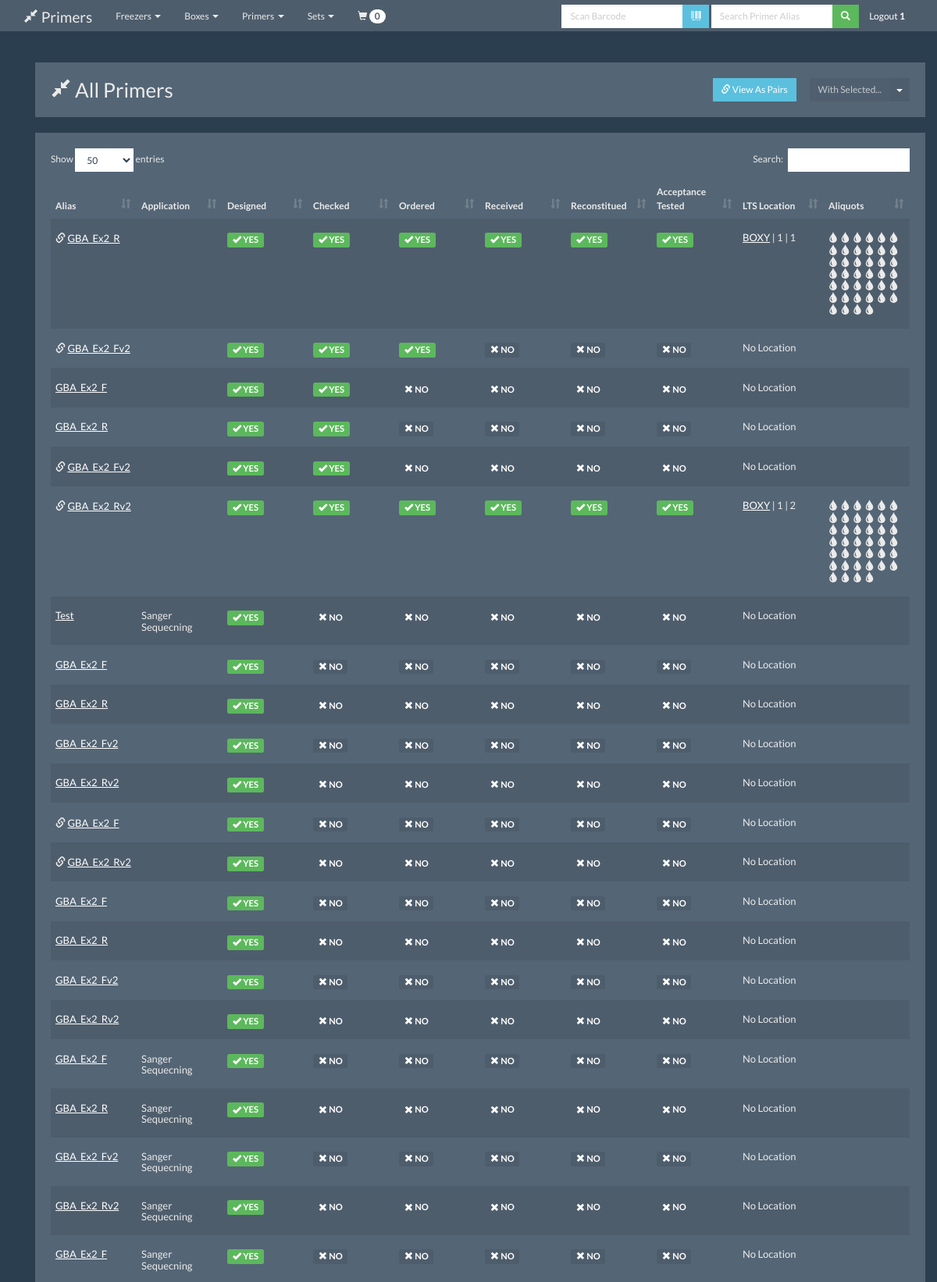
/primer/view (signed in, upper part), run on the app's committed database.
### app/models.py (models this page shows, shortened)
class Primers(db.Model):
    __tablename__ = 'primers'
    __searchable__ = ['alias', 'id']
    id = db.Column(db.Integer, primary_key=True)
    alias = db.Column(db.String(20), unique=False)
    sequence = db.Column(db.String(100), unique=True)
    chrom = db.Column(db.String(20), unique=False)
    position = db.Column(db.Integer, unique=False)
    gene = db.Column(db.String(20), unique=False)
    orientation = db.Column(db.Integer, unique=False)
    pair_id = db.Column(db.Integer, unique=False)
    mod_5 = db.Column(db.String(20), unique=False)
    mod_3 = db.Column(db.String(20), unique=False)
    scale = db.Column(db.String(20), unique=False)
    purification = db.Column(db.String(20), unique=False)
    service = db.Column(db.String(20), unique=False)
    date_designed = db.Column(db.String(20), unique=False)
    user_designed = db.Column(db.Integer, db.ForeignKey('users.id'), nullable=False)
    date_checked = db.Column(db.String(20), unique=False)
    user_checked = db.Column(db.Integer, db.ForeignKey('users.id'), nullable=False)
    date_ordered = db.Column(db.String(20), unique=False)
    user_ordered = db.Column(db.Integer, db.ForeignKey('users.id'), nullable=False)
    lot_no = db.Column(db.String(30), unique=False)
    date_received = db.Column(db.String(20), unique=False)
    user_received = db.Column(db.Integer, db.ForeignKey('users.id'), nullable=False)
    box_id = db.Column(db.Integer, db.ForeignKey('boxes.id'), nullable=False)
    row = db.Column(db.Integer, unique=False)
    column = db.Column(db.Integer, unique=False)
    date_reconstituted = db.Column(db.String(20), unique=False)
    concentration = db.Column(db.Integer, unique=False)
    user_reconstituted = db.Column(db.Integer, db.ForeignKey('users.id'), nullable=False)
    date_acceptance = db.Column(db.String(20), unique=False)
    worklist = db.Column(db.Integer, unique=False)
    user_acceptance = db.Column(db.Integer, db.ForeignKey('users.id'), nullable=False)
    status = db.Column(db.Integer, unique=False)
    current = db.Column(db.Integer, unique=False)
    application = db.Column(db.Integer, db.ForeignKey('applications.id'), nullable=False)
    historial_alias = db.Column(db.String(20), unique=False)
    box_rel = db.relationship("Boxes", lazy='joined', foreign_keys=[box_id])
    user_designed_rel = db.relationship("Users", lazy='joined', foreign_keys=[user_designed])
    user_checked_rel = db.relationship("Users", lazy='joined', foreign_keys=[user_checked])
    user_ordered_rel = db.relationship("Users", lazy='joined', foreign_keys=[user_ordered])
    user_received_rel = db.relationship("Users", lazy='joined', foreign_keys=[user_received])
    user_reconstituted_rel = db.relationship("Users", lazy='joined', foreign_keys=[user_reconstituted])
    user_acceptance_rel = db.relationship("Users", lazy='joined', foreign_keys=[user_acceptance])
    application_rel = db.relationship("Applications", lazy='joined', foreign_keys=[application])

class Boxes(db.Model):
    id = db.Column(db.Integer, primary_key=True)
    name = db.Column(db.String(20), unique=False)
    rows = db.Column(db.Integer)
    columns = db.Column(db.Integer)
    user = db.Column(db.Integer, db.ForeignKey('users.id'), nullable=False)
    freezer_id = db.Column(db.Integer, db.ForeignKey('freezers.id'), nullable=False)
    aliquots = db.Column(db.Integer)
    user_rel = db.relationship("Users", lazy='joined', foreign_keys=[user])
    freezer_rel = db.relationship("Freezers", lazy='joined', foreign_keys=[freezer_id])

class Applications(db.Model):
    id = db.Column(db.Integer, primary_key=True)
    name = db.Column(db.String(20), unique=False)
    paired = db.Column(db.String(20), unique=False)

### app/mod_primer/views.py (the view)
@primer.route('/view', methods=['GET', 'POST'])
@login_required
@admin_required
def view_primers(message=None, modifier=None, ids=None):
    primers = s.query(Primers, func.count(Aliquots.id)).outerjoin(Aliquots).filter(Primers.current == 1).group_by(
        Primers).all()
    return render_template('view_primers.html', primers=primers, message=message, modifier=modifier)

### app/mod_admin/queries.py (called while the page is built)
def get_user_id_by_username(s, username):
    user = s.query(Users).filter_by(username=username).values(Users.username, Users.id)
    for i in user:
        return i.id

def check_if_admin(s,username):
    user_id = get_user_id_by_username(s,username)
    query = s.query(Users).filter(Users.id == user_id).values(Users.admin)
    for i in query:
        if i.admin == 1:
            return True
        else:
            return False

### app/mod_primer/views.py (called while the page is built)
@primer.context_processor
def utility_processor():
    def get_glyphicon(value):
        if value is not None and value != "":
            return '<span class="label label-success"><i class="glyphicon glyphicon-ok" aria-hidden="true"></i> YES</span>'
        else:
            return '<span class="label label-default"><i class="glyphicon glyphicon-remove" aria-hidden="true"></i> NO</span>'
    return dict(get_glyphicon=get_glyphicon)

@primer.context_processor
def utility_processor():
    def convert_orient(value):
        if value == 0:
            return 'F'
        if value == 1:
            return 'R'
    return dict(convert_orient=convert_orient)

### app/views.py (called while the page is built)
@login_manager.user_loader
def load_user(user_id):
    return User(user_id)

@app.context_processor
def get_cart_count():
    print session
    if 'cart' in session:
        if session["cart"] is not None:
            return dict(cart_count=len(session["cart"]))
        else:
            dict(cart_count=0)
    else:
        return dict(cart_count=0)

@app.context_processor
def logged_in():
    if current_user.is_authenticated:
        userid = current_user.id
        admin=check_if_admin(s,userid)
        return {'logged_in': True, 'userid': userid,'admin':admin}
    else:
        return {'logged_in': False}

### app/mod_primer/templates/view_primers.html (shortened to what this page needs)
{% extends "layout.html" %}
{% block content %}
<div class="row">
    <div class="col-md-12">
        <div class="well bs-component">
            <div class="row">
                <div class="col-md-9">
                    <h3><span class="glyphicon glyphicon-resize-small"></span> All Primers</h3></div>
                    <div class="col-md-1 text-right">
                        <a href="{{url_for('primer.view_pairs')}}" class="btn btn-info btn-sm"><span class="glyphicon glyphicon-link"></span> View As Pairs</a>
                    </div>
                     <div class="col-md-2 text-right">
                        {% include "with_selected.html" %}
                    </div>
                </div>
            </div>
        </div>
    </div>
</div>
<div class="row">
    <div class="col-md-12">
        <div class="well bs-component">
            <table class="table table-striped" id="primers">
                <thead>
                <tr>
                    <th>Alias</th>
                    <th>Application</th>
                    <th>Designed</th>
                    <th>Checked</th>
                    <th>Ordered</th>
                    <th>Received</th>
                    <th>Reconstitued</th>
                    <th>Acceptance Tested</th>
                    <th>LTS Location</th>
                    <th>Aliquots</th>
                </tr>
                </thead>
                {% for i in primers %}
                <tr>
                    <td><h6>
                        {% if i[0].pair_id %}
                        <span class="glyphicon glyphicon-link"></span>
                        {% endif %}
                        <a href="detail/{{i[0].id}}">{{ i[0].alias }}</a></h6></td>
                    <td><h6>{{ i[0].application_rel.name }}</h6></td>
                    <td><h5>{{ get_glyphicon(i[0].date_designed)|safe }}</h5></td>
                    <td><h5>{{ get_glyphicon(i[0].date_checked)|safe }}</h5></td>
                    <td><h5>{{ get_glyphicon(i[0].date_ordered)|safe }}</h5></td>
                    <td><h5>{{ get_glyphicon(i[0].date_received)|safe }}</h5></td>
                    <td><h5>{{ get_glyphicon(i[0].date_reconstituted)|safe }}</h5></td>
                    <td><h5>{{ get_glyphicon(i[0].date_acceptance)|safe }}</h5></td>
                    {% if i[0].box_rel %}
                    <td>
                        <h6>
                            <a href="{{ url_for('box.view_box_detail',box_id=i[0].box_rel.id)}}">{{ i[0].box_rel.name
                                }}</a> | {{ i[0].row }} | {{ i[0].column }}
                        </h6>
                    </td>
                    {% else %}
                    <td>
                        <h6>
                            No Location
                        </h6>
                    </td>
                    {% endif %}
                    <td>
                        <h6>
                            {% for i in range(i[1]) %}
                            <span class="glyphicon glyphicon-tint"></span>
                            {% endfor %}
                        </h6>
                    </td>
                </tr>
                {% endfor %}
            </table>
        </div>
    </div>
</div>
{% endblock %}

### app/static/css/panel_pal.css (style rules this page uses)
body { padding-top: 80px; }
table { table-layout: fixed; }
td { word-wrap: break-word; }
h3 { display: inline; }
.label { margin-right:5px; }

### data on the page
Primers: alias "GBA_Ex2_R", date_designed "YES", date_checked "YES", date_ordered "YES", date_received "YES", date_reconstituted "YES", date_acceptance "YES", name "BOXY", row "1", column "1"
Primers: alias "GBA_Ex2_Fv2", date_designed "YES", date_checked "YES", date_ordered "YES", date_received "NO", date_reconstituted "NO", date_acceptance "NO", shows "No Location"
Primers: alias "GBA_Ex2_F", date_designed "YES", date_checked "YES", date_ordered "NO", date_received "NO", date_reconstituted "NO", date_acceptance "NO", shows "No Location"
Primers: alias "GBA_Ex2_R", date_designed "YES", date_checked "YES", date_ordered "NO", date_received "NO", date_reconstituted "NO", date_acceptance "NO", shows "No Location"
Primers: alias "GBA_Ex2_Fv2", date_designed "YES", date_checked "YES", date_ordered "NO", date_received "NO", date_reconstituted "NO", date_acceptance "NO", shows "No Location"
Primers: alias "GBA_Ex2_Rv2", date_designed "YES", date_checked "YES", date_ordered "YES", date_received "YES", date_reconstituted "YES", date_acceptance "YES", name "BOXY", row "1", column "2"
Primers: alias "Test", name "Sanger Sequecning", date_designed "YES", date_checked "NO", date_ordered "NO", date_received "NO", date_reconstituted "NO", date_acceptance "NO", shows "No Location"
Primers: alias "GBA_Ex2_F", date_designed "YES", date_checked "NO", date_ordered "NO", date_received "NO", date_reconstituted "NO", date_acceptance "NO", shows "No Location"
Primers: alias "GBA_Ex2_R", date_designed "YES", date_checked "NO", date_ordered "NO", date_received "NO", date_reconstituted "NO", date_acceptance "NO", shows "No Location"
Primers: alias "GBA_Ex2_Fv2", date_designed "YES", date_checked "NO", date_ordered "NO", date_received "NO", date_reconstituted "NO", date_acceptance "NO", shows "No Location"
Primers: alias "GBA_Ex2_Rv2", date_designed "YES", date_checked "NO", date_ordered "NO", date_received "NO", date_reconstituted "NO", date_acceptance "NO", shows "No Location"
Primers: alias "GBA_Ex2_F", date_designed "YES", date_checked "NO", date_ordered "NO", date_received "NO", date_reconstituted "NO", date_acceptance "NO", shows "No Location"
Primers: alias "GBA_Ex2_Rv2", date_designed "YES", date_checked "NO", date_ordered "NO", date_received "NO", date_reconstituted "NO", date_acceptance "NO", shows "No Location"
Primers: alias "GBA_Ex2_F", date_designed "YES", date_checked "NO", date_ordered "NO", date_received "NO", date_reconstituted "NO", date_acceptance "NO", shows "No Location"
Primers: alias "GBA_Ex2_R", date_designed "YES", date_checked "NO", date_ordered "NO", date_received "NO", date_reconstituted "NO", date_acceptance "NO", shows "No Location"
Primers: alias "GBA_Ex2_Fv2", date_designed "YES", date_checked "NO", date_ordered "NO", date_received "NO", date_reconstituted "NO", date_acceptance "NO", shows "No Location"
Primers: alias "GBA_Ex2_Rv2", date_designed "YES", date_checked "NO", date_ordered "NO", date_received "NO", date_reconstituted "NO", date_acceptance "NO", shows "No Location"
Primers: alias "GBA_Ex2_F", name "Sanger Sequecning", date_designed "YES", date_checked "NO", date_ordered "NO", date_received "NO", date_reconstituted "NO", date_acceptance "NO", shows "No Location"
Primers: alias "GBA_Ex2_R", name "Sanger Sequecning", date_designed "YES", date_checked "NO", date_ordered "NO", date_received "NO", date_reconstituted "NO", date_acceptance "NO", shows "No Location"
Primers: alias "GBA_Ex2_Fv2", name "Sanger Sequecning", date_designed "YES", date_checked "NO", date_ordered "NO", date_received "NO", date_reconstituted "NO", date_acceptance "NO", shows "No Location"
Primers: alias "GBA_Ex2_Rv2", name "Sanger Sequecning", date_designed "YES", date_checked "NO", date_ordered "NO", date_received "NO", date_reconstituted "NO", date_acceptance "NO", shows "No Location"
Primers: alias "GBA_Ex2_F", name "Sanger Sequecning", date_designed "YES", date_checked "NO", date_ordered "NO", date_received "NO", date_reconstituted "NO", date_acceptance "NO", shows "No Location"

### other printed values
{{ cart_count }} "0"
{{ userid }} "1"
